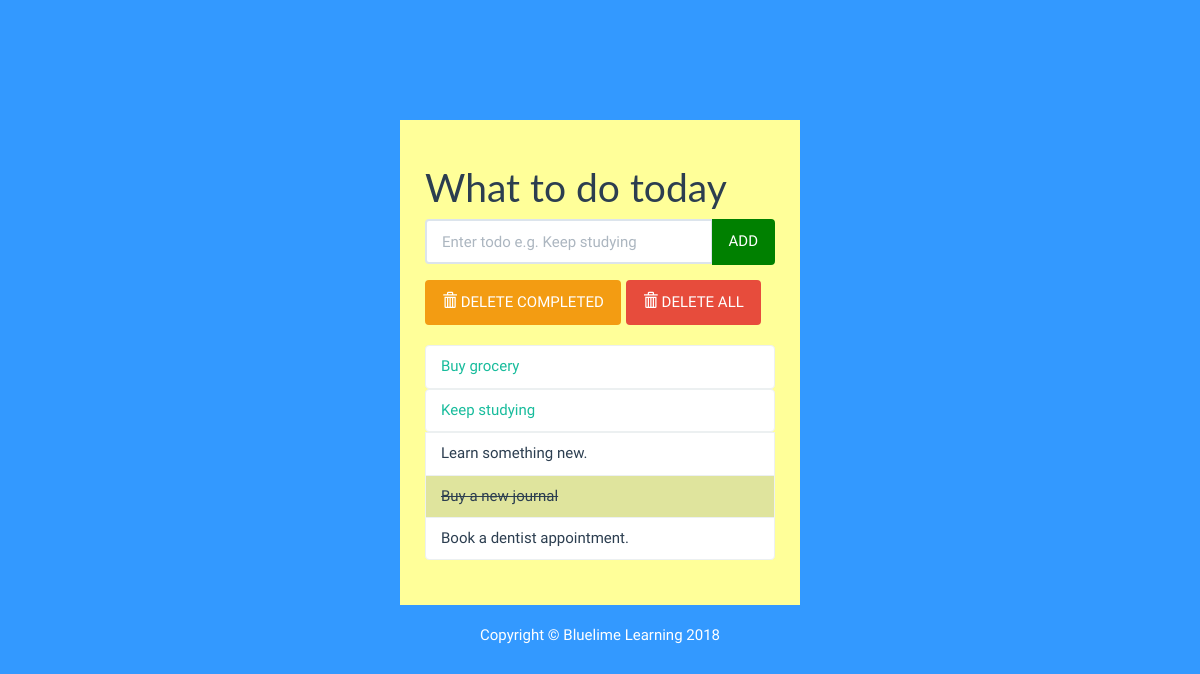
Before: / with the older database file.
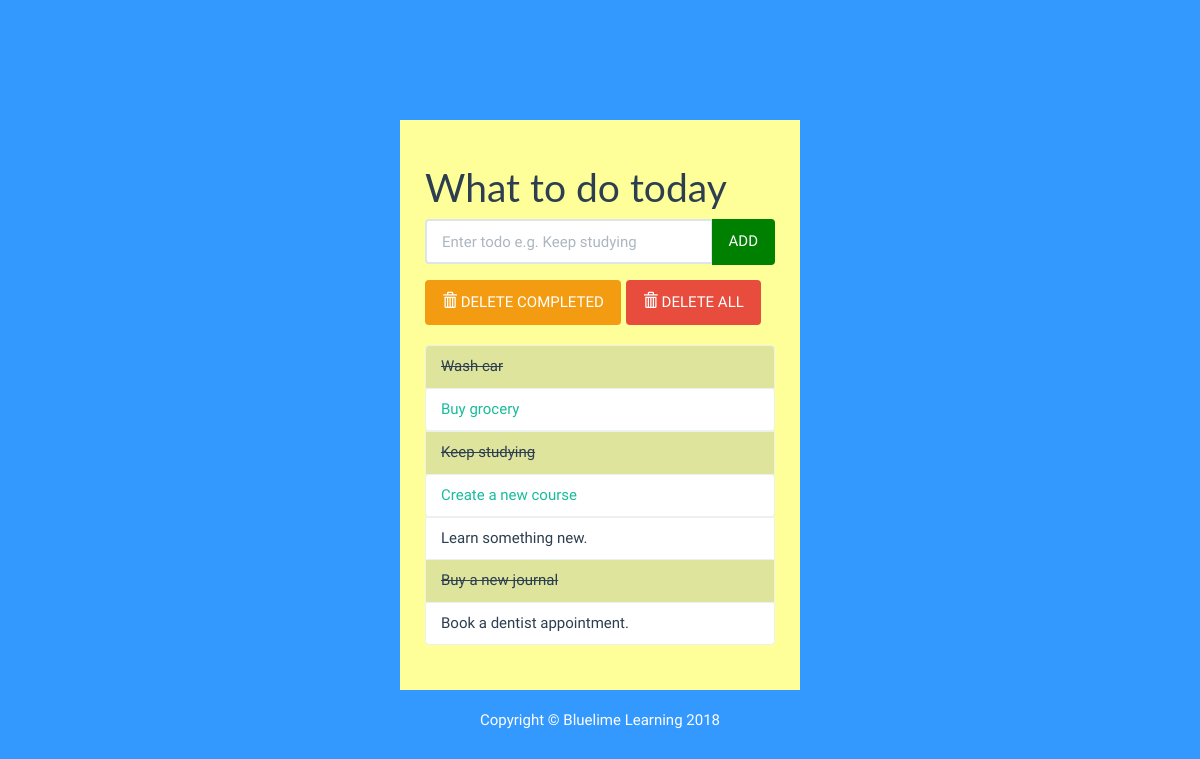
After: the same page with the newer database file.
### todolist/models.py (models this page shows)
class Todolist(models.Model):
       text = models.CharField(max_length=45)
       completed = models.BooleanField(default=False)

### todolist/views.py (the view)
# urls.py: path('',views.index, name= 'index'),
def index(request):
        todo_items = Todolist.objects.order_by('id')
        form = TodoListForm(request.POST)
        context = {'todo_items': todo_items, 'form' : form}
        return render(request, 'todolist/index.html',context)

### todolist/forms.py
class TodoListForm(forms.Form):
    text = forms.CharField(max_length=45,
                            widget= forms.TextInput(
                                attrs={'class': 'form-control', 'placeholder': 'Enter todo e.g. Keep studying', 'aria-label': 'Todo', 'aria-describedby': 'add-btn'}
                            ))

### todolist/templates/todolist/index.html (shortened to what this page needs)
{% load static %}
<!DOCTYPE html>
<html lang="en">
	<head>
		<link rel="stylesheet" href="{% static 'todolist/bs/css/flatly.min.css'%}" />
		<link rel="stylesheet" href="{% static 'todolist/styles.css' %}" />
	</head>
	<body>
		<div class="container-fluid" id="wrapper">
			<div class="row">
				<div class="col-lg-4 col-lg-offset-4" id="content">
					<h1>What to do today </h1>
					<form action="{% url 'add' %}" method="POST" role="form">
						<div class="form-group">
							<div class="input-group">
								{{form.text}}
							  <span class="input-group-btn">
								  <button type="submit" class="btn btn-default" id="add-btn">ADD</button>
							  </span>
							</div>
						</div>
					</form>
					<div class="row t10">
						<div class="col-lg-12">
							<div class="btn-toolbar">
								<div class="btn-group">
									<a href="{% url 'deletecompleted'%}">
									<button type="button" class="btn btn-warning">
										<i class="glyphicon glyphicon-trash"></i> DELETE COMPLETED
									</button></a>
								</div>
								<div class="btn-group">
									<a href="{% url 'deleteall' %}">
									<button type="button" class="btn btn-danger">
										<i class="glyphicon glyphicon-trash"></i> DELETE ALL
									</button></a>
								</div>
							</div>
						</div>
					</div>
					<ul class="list-group t20">
						{% for todolist in todo_items %}
						{% if todolist.completed %}
                           <li class="list-group-item todo-completed">{{ todolist.text}}</li>
						{% else %}
						    <a href="{% url 'completed' todolist.id%}"><li class="list-group-item ">{{ todolist.text}}</li></a>
                        {% endif %}
						{% endfor %}
						<li class="list-group-item">Learn something new.</li>
						<li class="list-group-item todo-completed">Buy a new journal</li>
						<li class="list-group-item">Book a dentist appointment.</li>
					</ul>
				</div>
			</div>
			<footer>
				<div class="row pad">
					<div class="col-lg-12 text-center">
						Copyright &copy; Bluelime Learning 2018
					</div>
				</div>
			</footer>
		</div>
	</body>
</html>

### todolist/static/todolist/styles.css (style rules this page uses)
body { background: #3399ff; font-family: 'Oswald', 'Futura', sans-serif; }
#wrapper { margin-top: 10% !important; }
#content { background:#ffff99; padding: 25px; }
.t10 { margin-top: 10px; }
.t20 { margin-top: 20px; }
.todo-completed { text-decoration: line-through; background: rgba(149, 165, 166, .3); }
footer { margin-top: 20px; color: white; }
#add-btn { background-color:green; border-color:green; }

Changed rows visible on the page:
added Todolist: text "Wash car"
added Todolist: text "Create a new course"
